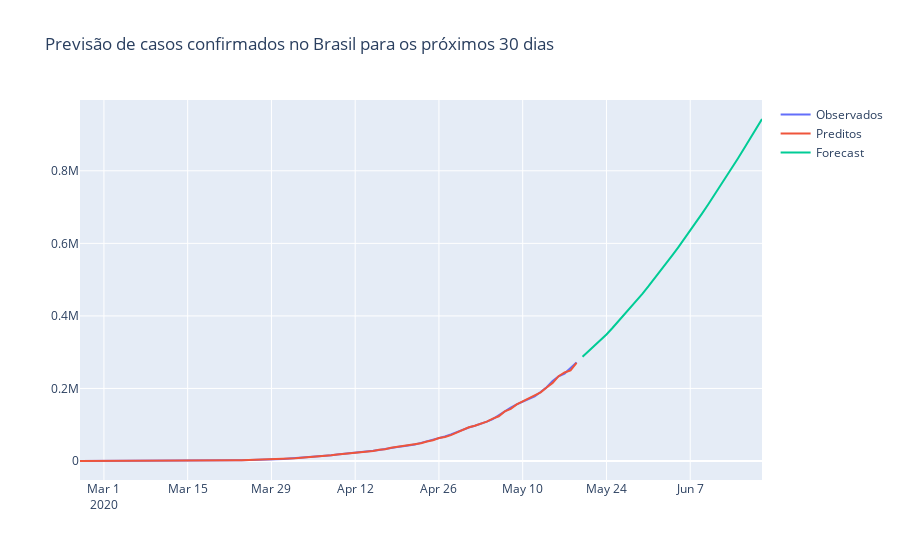

Here is the notebook cell this chart was saved with:
### Code cell
fig = go.Figure(go.Scatter(
    x=confirmados.index, y=confirmados, name='Observados'
))

fig.add_trace(go.Scatter(
    x=confirmados.index, y=modelo.predict_in_sample(), name='Preditos'
))

fig.add_trace(go.Scatter(
    x=pd.date_range('2020-05-20', '2020-06-28'), y=modelo.predict(31), name='Forecast'
))

fig.update_layout(title='Previsão de casos confirmados no Brasil para os próximos 30 dias')
fig.show()
